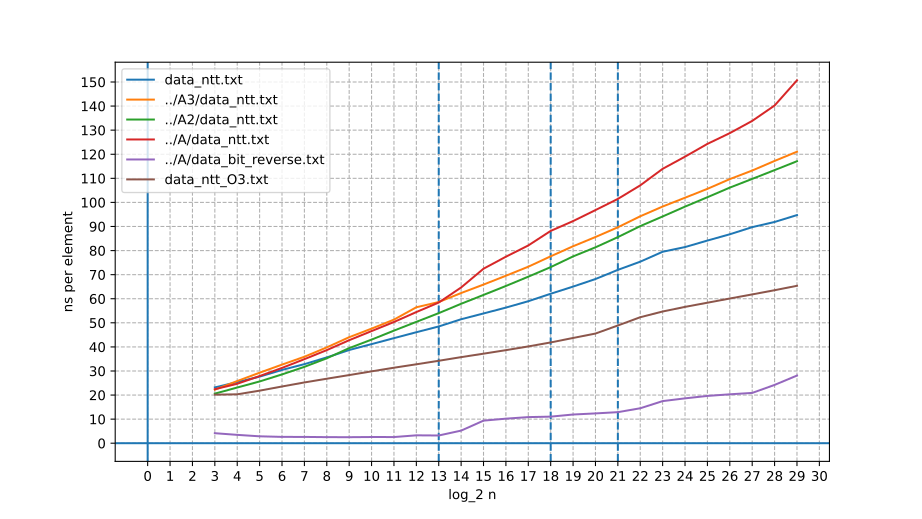

Source code (Python):
import numpy as np
from matplotlib import pyplot as plt


def get_data(file, scale=1.0):
    raw = open(file, 'r').readlines()
    data = list(map(lambda x: list(map(float, x.split())), raw))
    x, y = zip(*data)
    x = np.array(x)
    y = np.array(y)
    y /= 2**x
    y *= scale
    return x, y * 1e9


def plot(file, scale=1.0):
    x, y = get_data(file, scale)
    plt.plot(x, y, label=file)
    # if file == "data_ntt.txt":
    #     plt.axline((x[9], y[9]), (x[15], y[15]), color="red")
    # plt.axline((x[9+1], y[9+1]), (x[15+1], y[15+1]), color="red")


def make_plot(files, out_file, show=False, large_y_ticks=False):
    my_dpi = 200
    plt.figure(figsize=(1920 / my_dpi, 1080 / my_dpi), dpi=my_dpi)
    if large_y_ticks:
        plt.yticks(np.arange(0, 201, 10))
    else:
        plt.yticks(np.arange(0, 21, 1))

    plt.xticks(np.arange(0, 31, 1))
    plt.grid(linestyle="--")
    plt.axvline(x=13, linestyle="--")
    plt.axvline(x=18, linestyle="--")
    plt.axvline(x=21, linestyle="--")
    plt.axvline(x=0)
    plt.axhline(y=0)

    for fl in files:
        plot(fl)
    plt.legend()
    if show:
        plt.show()

    plt.ylabel("ns per element")
    plt.xlabel("log_2 n")

    plt.savefig(f"{out_file}.svg")


# if 1:
#     x1, y1 = get_data("data_ntt.txt")
#     x2, y2 = get_data("../A/data_ntt.txt")
#     plt.plot(x1, y2 / y1)
#     plt.show()

make_plot([
    "data_ntt.txt",
    "../A3/data_ntt.txt",
    "../A2/data_ntt.txt",
    "../A/data_ntt.txt",
    "../A/data_bit_reverse.txt",
    "data_ntt_O3.txt",
], "plot", large_y_ticks=True)

# make_plot([
#     "data_ntt.txt",
#     "data_ntt_O3.txt",
#     "../A/data_bit_reverse.txt"
# ], "plot1", large_y_ticks=True)
